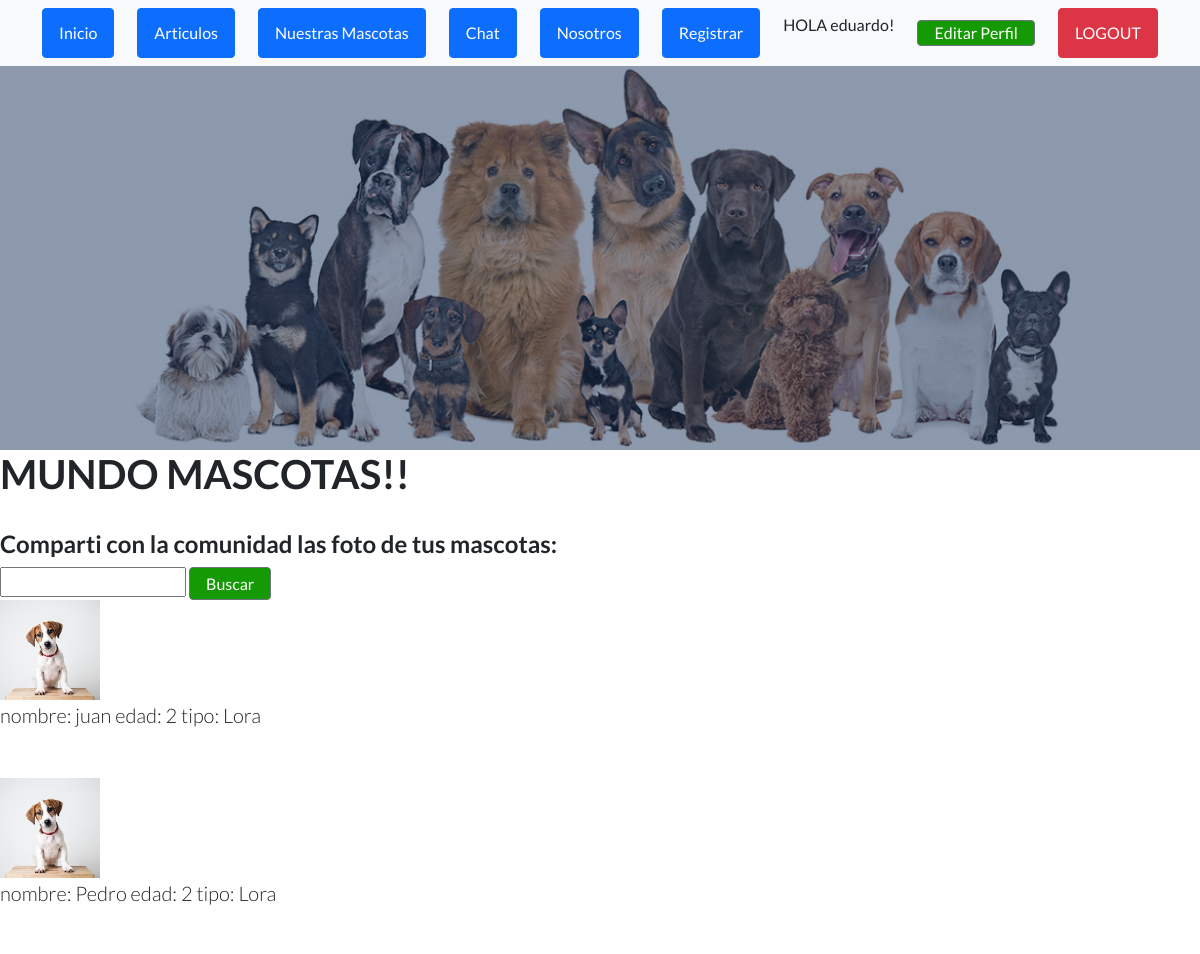
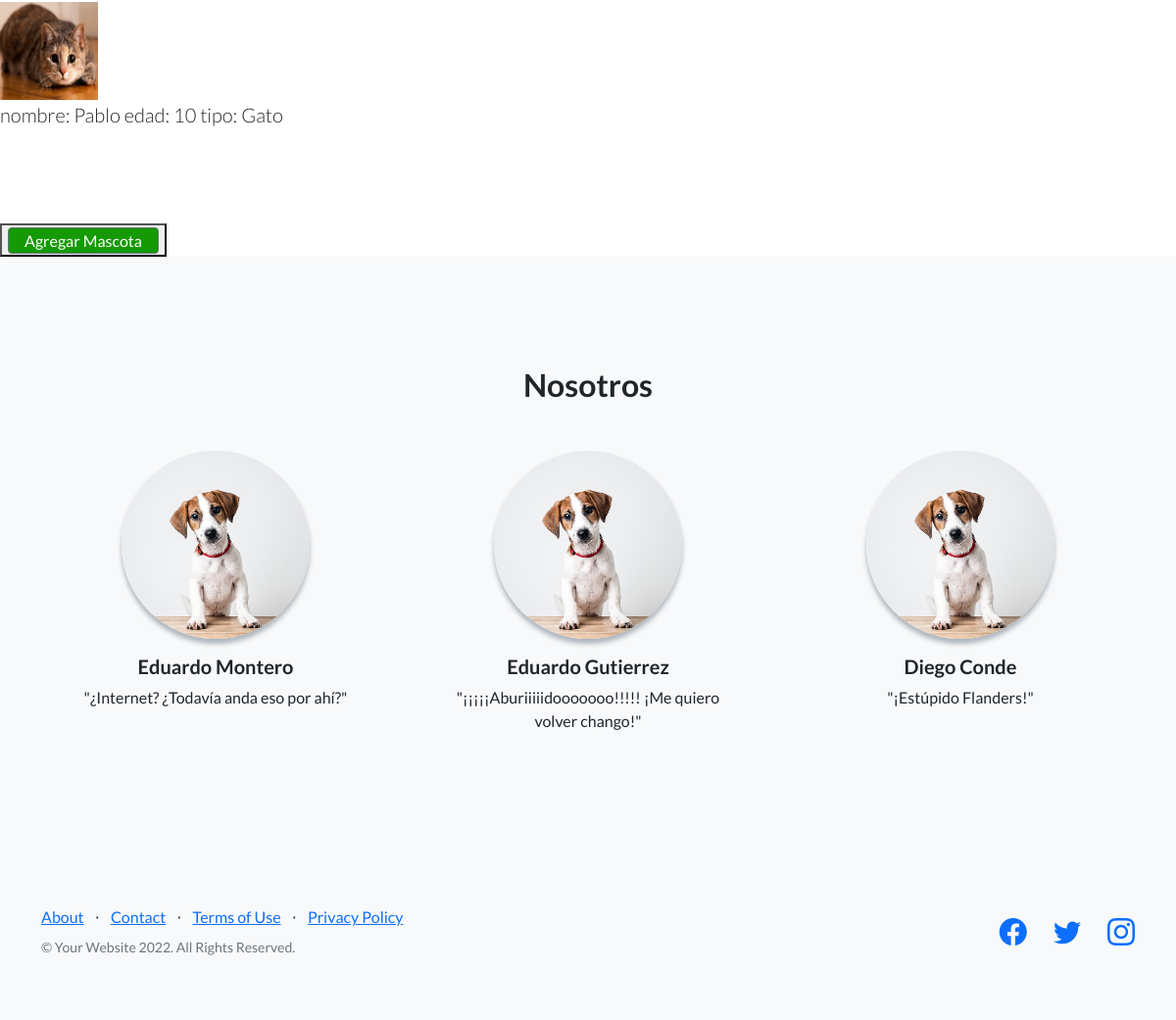
The app's page /nuestrasmascotas/ (signed in) with its own data (2 pictures, top to bottom).
### App/models.py (models this page shows)
class Mascota(models.Model):
    nombre = models.CharField(max_length=50)
    edad = models.IntegerField()
    tipo = models.CharField(max_length=50) #perro, gato, etc.
    autor = models.CharField(max_length=40,null=True)
    fecha = models.DateTimeField(null=True)
    imagen = models.ImageField(upload_to = "mascotas", null=True, blank=True)
    def __str__(self) -> str:
        return 'nombre: '+self.nombre + ' edad: ' + str(self.edad) + ' tipo: ' + self.tipo

### App/views.py (the view)
# urls.py: path('nuestrasmascotas/', nuestrasmascotas, name='nuestrasmascotas'),
@login_required
def nuestrasmascotas(request):
    mascotas= Mascota.objects.all()
    contexto={"mascotas":mascotas}
    return render(request, "App/nuestrasmascotas.html",contexto)

### App/templates/App/nuestrasmascotas.html (shortened to what this page needs)
{% extends "App/padre.html" %}
{% load static %}
{% block cambia %}
<h1>MUNDO MASCOTAS!!</h1>
<br>
<h4>Comparti con la comunidad las foto de tus mascotas:</h4>
        <form action = "{% url 'buscar' %}" method="GET">
            <input type="text" name = 'nombre'  id = 'nombre'>
            <input class="btn btn-crud-buscar" type = 'submit', value='Buscar'>
        </form>
    {% for mascota in mascotas %}
    <img src="/{{ mascota.imagen }}" width="100"
    height="100">
    <br>
    <p class="lead mb-0">{{ mascota }}</p>
    <br>
    <br>
{% endfor %}
<br><br>
<button>
    <a class="btn btn-crud-agregar" href='/mascotaFormulario/'> Agregar Mascota</a>
</button>
{% endblock %}

### App/templates/App/padre.html (shortened to what this page needs)
<!DOCTYPE html>
<html lang="en">
    <head>
        {% load static %}
        <link href="https://cdn.jsdelivr.net/npm/bootstrap-icons@1.5.0/font/bootstrap-icons.css" rel="stylesheet" type="text/css" />
        <link href="{% static 'App/css/styles.css'%}" rel="stylesheet" />
    </head>
    <body>
        <nav class="navbar navbar-light bg-light static-top">
            <div class="container">
                <a class="btn btn-primary" href="{% url 'Inicio' %}">Inicio</a>
                <a class="btn btn-primary" href="{% url 'Inicio' %}">Articulos</a>
                <a class="btn btn-primary" href="{% url 'nuestrasmascotas' %}">Nuestras Mascotas</a>
                <a class="btn btn-primary" href="{% url 'inbox' %}">Chat</a>
                <a class="btn btn-primary" href="{% url 'Nosotros' %}">Nosotros</a>
                <a class="btn btn-primary" href="{% url 'register' %}">Registrar</a>
                {% if not request.user.is_authenticated %}
                <a class="btn btn-danger" href="{% url 'login' %}">LOGIN</a>
                {% else %}
                <p> HOLA {{ request.user.username }}!</p>
                <a class="btn btn-crud-editar_perfil" href="{% url 'editarperfil' %}">Editar Perfil</a>
                <a class="btn btn-danger" href="{% url 'logout' %}">LOGOUT</a>
                {% endif %}
            </div>
        </nav>
        <header class="masthead">
        </header>
        {% block cambia %}
        {% endblock %}
        <section class="testimonials text-center bg-light">
            <div class="container">
                <h2 class="mb-5">Nosotros</h2>
                <div class="row">
                    <div class="col-lg-4">
                        <div class="testimonial-item mx-auto mb-5 mb-lg-0">
                            <img class="img-fluid rounded-circle mb-3" src="/mascotas/perro_uRommvI.jpg" alt="..." />
                            <h5>Eduardo Montero</h5>
                            <p class="font-weight-light mb-0">"¿Internet? ¿Todavía anda eso por ahí?"</p>
                        </div>
                    </div>
                    <div class="col-lg-4">
                        <div class="testimonial-item mx-auto mb-5 mb-lg-0">
                            <img class="img-fluid rounded-circle mb-3" src="/mascotas/perro_uRommvI.jpg" alt="..." />
                            <h5>Eduardo Gutierrez</h5>
                            <p class="font-weight-light mb-0">"¡¡¡¡¡Aburiiiiidooooooo!!!!! ¡Me quiero volver chango!"</p>
                        </div>
                    </div>
                    <div class="col-lg-4">
                        <div class="testimonial-item mx-auto mb-5 mb-lg-0">
                            <img class="img-fluid rounded-circle mb-3" src="/mascotas/perro_uRommvI.jpg" alt="..." />
                            <h5>Diego Conde</h5>
                            <p class="font-weight-light mb-0">"¡Estúpido Flanders!"</p>
                        </div>
                    </div>
                </div>
            </div>
        </section>
        <footer class="footer bg-light">
            <div class="container">
                <div class="row">
                    <div class="col-lg-6 h-100 text-center text-lg-start my-auto">
                        <ul class="list-inline mb-2">
                            <li class="list-inline-item"><a href="#!">About</a></li>
                            <li class="list-inline-item">⋅</li>
                            <li class="list-inline-item"><a href="#!">Contact</a></li>
                            <li class="list-inline-item">⋅</li>
                            <li class="list-inline-item"><a href="#!">Terms of Use</a></li>
                            <li class="list-inline-item">⋅</li>
                            <li class="list-inline-item"><a href="#!">Privacy Policy</a></li>
                        </ul>
                        <p class="text-muted small mb-4 mb-lg-0">&copy; Your Website 2022. All Rights Reserved.</p>
                    </div>
                    <div class="col-lg-6 h-100 text-center text-lg-end my-auto">
                        <ul class="list-inline mb-0">
                            <li class="list-inline-item me-4">
                                <a href="#!"><i class="bi-facebook fs-3"></i></a>
                            </li>
                            <li class="list-inline-item me-4">
                                <a href="#!"><i class="bi-twitter fs-3"></i></a>
                            </li>
                            <li class="list-inline-item">
                                <a href="#!"><i class="bi-instagram fs-3"></i></a>
                            </li>
                        </ul>
                    </div>
                </div>
            </div>
        </footer>
    </body>
</html>

### records on screen
Mascota: imagen (picture), nombre+edad+tipo "nombre: juan edad: 2 tipo: Lora"
Mascota: imagen (picture), nombre+edad+tipo "nombre: Pedro edad: 2 tipo: Lora"
Mascota: imagen (picture), nombre+edad+tipo "nombre: Pablo edad: 10 tipo: Gato"

### other values on screen
{{ request.user.username }} "eduardo"
